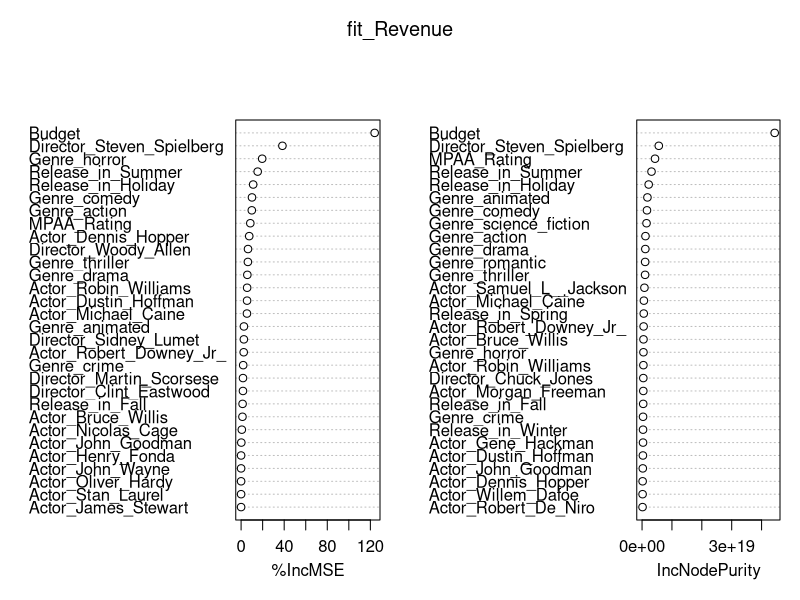
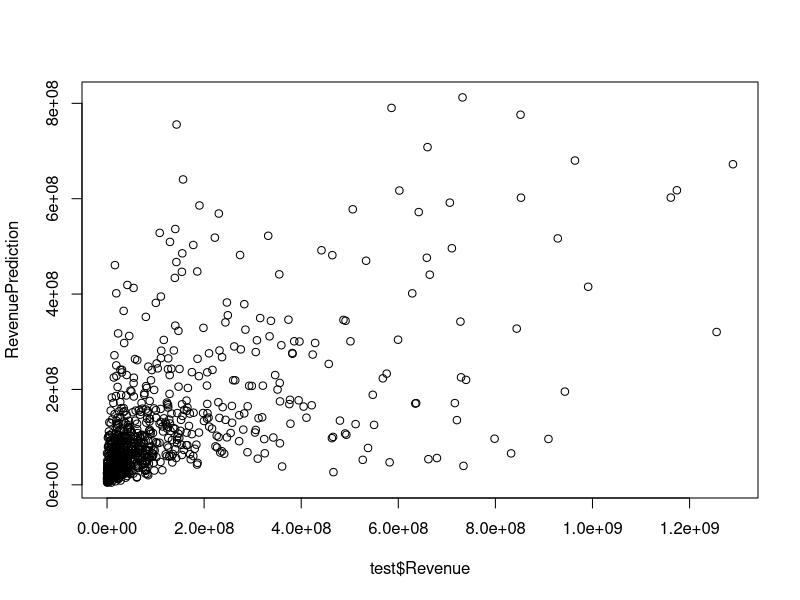

Source code (R) for these figures, in order:
# description: an evaluation of our model to predict the revenue of films based on aspects of production using http://en.wikipedia.org/wiki/Random_forest.
# author: Ben Adelman (Adapted approach from Kaggle Competition to fit our data), Paul Prae (Improved and Evaluated Model)
# since: 4/10/2015
# citation: inspired by a tutorial for a Kaggle competition written by Trevor Stephens: https://github.com/trevorstephens/titanic

install.packages('randomForest')
library(randomForest)

##  load the full file into R
full_data <- read.csv("./data/input/film_data.csv")

## adjusting some data types
full_data$Budget <- as.numeric(as.character(full_data$Budget))
full_data$Revenue <- as.numeric(as.character(full_data$Revenue))
full_data$Weekend_Total <- as.numeric(as.character(full_data$Revenue))

##  75% of the sample size for train (used for evaluation run, not final run)
smp_size <- floor(0.75 * nrow(full_data))

## set the seed to make your partition reproducible (a random number seed)
set.seed(123)
train_ind <- sample(seq_len(nrow(full_data)), size = smp_size)

##  now let's split into test vs. training data
train <- full_data[train_ind, ]
test <- full_data[-train_ind, ]

##  set up the random forest model for predicting Total Revenue
# configuratioin: as.numeric, importance=TRUE, ntree=2000
fit_Revenue <- randomForest(as.numeric(Revenue) ~ Budget + MPAA_Rating + Release_in_Winter + Release_in_Spring + Release_in_Summer + Release_in_Fall + Release_in_Holiday + Actor_Morgan_Freeman + Actor_Dennis_Hopper + Actor_Henry_Fonda + Actor_Bruce_Willis + Actor_Samuel_L__Jackson + Actor_Robert_De_Niro + Actor_Burt_Lancaster + Actor_Donald_Sutherland + Actor_Christopher_Lee + Actor_John_Wayne + Actor_Keanu_Reeves + Actor_Nick_Nolte + Actor_Nicolas_Cage + Actor_Gene_Hackman + Actor_Michael_Caine + Actor_Sean_Connery + Actor_Oliver_Hardy + Actor_Stan_Laurel + Actor_Robert_Duvall + Actor_Susan_Sarandon + Actor_Jack_Nicholson + Actor_Robert_Downey_Jr_ + Actor_Christopher_Walken + Actor_Willem_Dafoe + Actor_James_Stewart + Actor_Dustin_Hoffman + Actor_Robin_Williams + Actor_John_Goodman + Actor_Dennis_Quaid + Actor_Harvey_Keitel + Director_Blake_Edwards + Director_Sidney_Lumet + Director_Steven_Spielberg + Director_Spike_Lee + Director_John_Ford + Director_Robert_Altman + Director_Charlie_Chaplin + Director_Vincente_Minnelli + Director_Woody_Allen + Director_Clint_Eastwood + Director_Martin_Scorsese + Director_Ingmar_Bergman + Director_Howard_Hawks + Director_John_Huston + Director_Raoul_Walsh + Director_Chuck_Jones + Director_Werner_Herzog + Director_Fritz_Lang + Director_Steven_Soderbergh + Director_Michael_Curtiz + Director_Francis_Ford_Coppola + Director_Roger_Corman + Director_Alfred_Hitchcock + Director_Friz_Freleng + Director_Anthony_Mann + Director_Norman_Taurog + Director_Akira_Kurosawa + Genre_comedy + Genre_drama + Genre_romantic + Genre_science_fiction + Genre_crime + Genre_action + Genre_thriller + Genre_horror + Genre_animated, data=train, importance=TRUE, ntree=2000)

##  stats
summary(fit_Revenue)
varImpPlot(fit_Revenue)
##  Now to make the prediction... using the model against the test data...
RevenuePrediction <- predict(fit_Revenue, test, OOB=TRUE, type = "response")

## more stats
## estimated versus observed values
plot(test$Revenue, RevenuePrediction)

## r squared
cor(RevenuePrediction, test$Revenue)^2

## root-mean-square error 
RMSE <- (sum((RevenuePrediction-test$Revenue)^2)/length(test$Revenue))^(1/2)

## find the max observed value
maxRevenue <- max(test$Revenue)
maxRevenue

## find the min observed value
minRevenue <- min(test$Revenue)
minRevenue

## normalized root-mean-square error
NRMSE <- (RMSE/(maxRevenue - minRevenue))
NRMSE

## save 'em
test$RevenuePrediction <- RevenuePrediction
write.csv(test, file = "./data/test_predictions.csv", row.names = TRUE)
